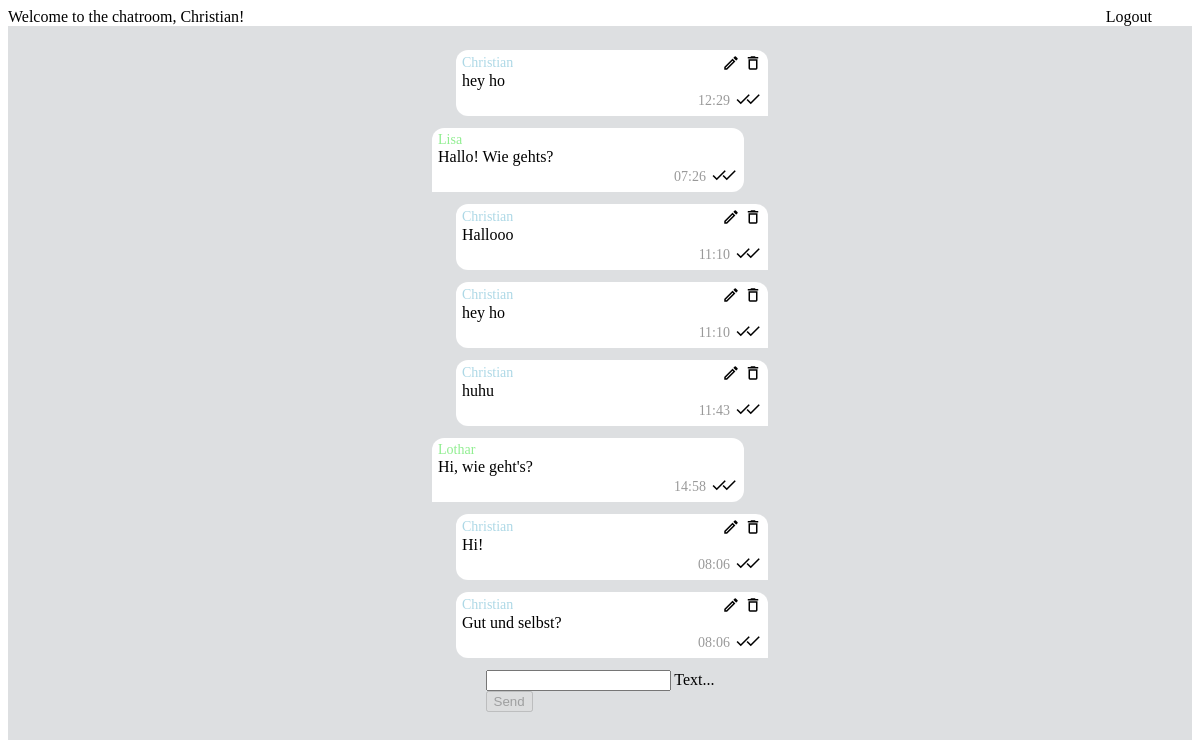
Page /chat/ (signed in) on the earlier database version.
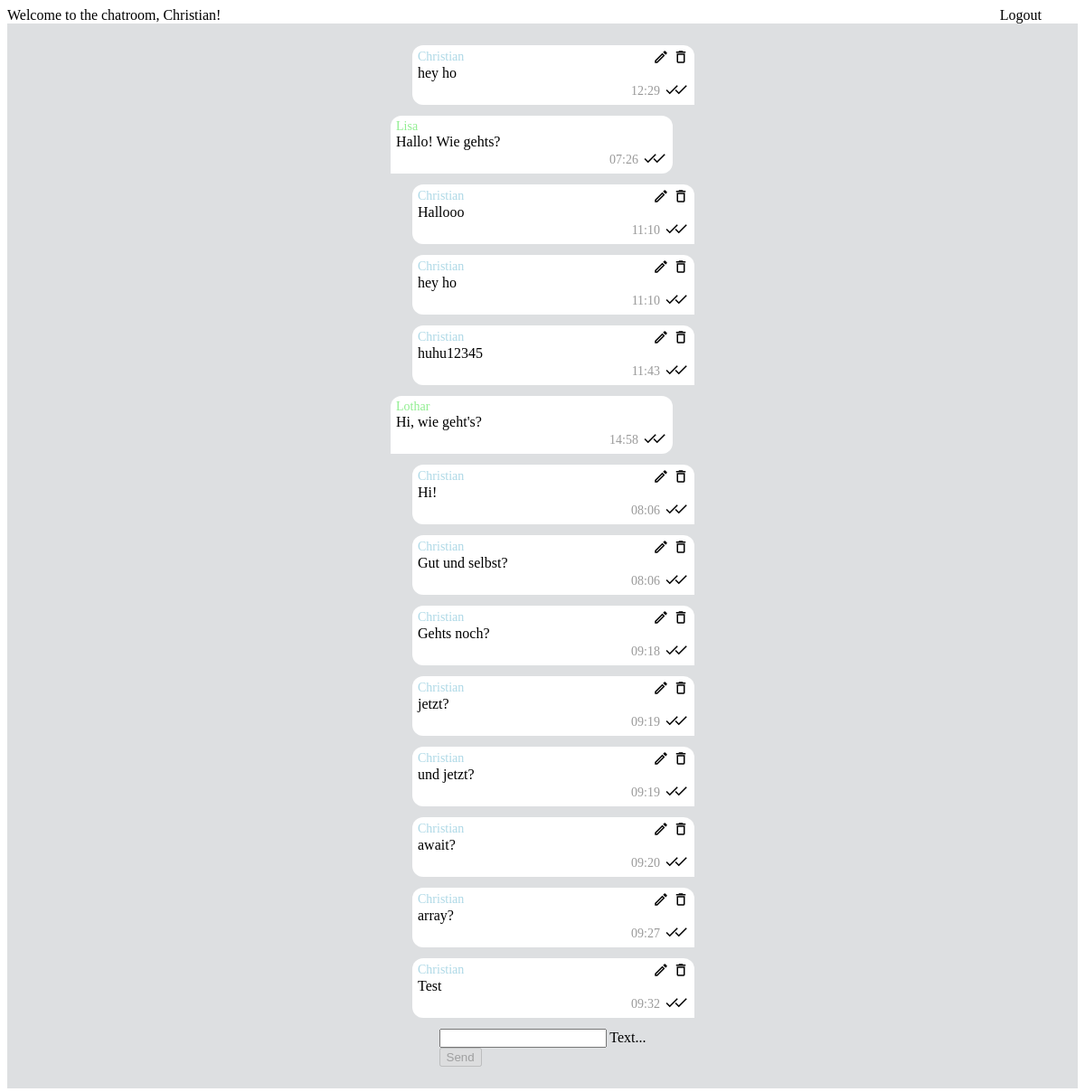
Same page on the later database version.
### chat/models.py (models this page shows)
class Message(models.Model):
    text = models.CharField(max_length=500)
    created_at = models.DateTimeField(default=datetime.now)
    chat = models.ForeignKey(Chat, on_delete=models.CASCADE, related_name='chat_message_set', default=None, blank=True, null=True)
    author = models.ForeignKey(settings.AUTH_USER_MODEL, on_delete=models.CASCADE, related_name='author_message_set')
    receiver = models.ForeignKey(settings.AUTH_USER_MODEL, on_delete=models.CASCADE, related_name='receiver_message_set')

### chat/views.py (the view, shortened to what this page needs)
# urls.py: path('', views.index, name='index'),
@login_required(login_url='/login/')
def index(request):
    chatMessages = Message.objects.filter(chat__id=1)
    return render(request, 'chat/index.html', {'messages': chatMessages})

### chat/templates/chat/index.html (shortened to what this page needs)
{% extends "base.html" %}
{% block content %}
    {% load django_material_icons %}
    {% if request.user.is_authenticated %}
        <div id="messageContainer" class="message-container">
            {% for message in messages %}
                <div class="bubble {% if message.author == request.user %}msg-right{% else %}msg-left{% endif %}"
                     id="bubble-{{ message.id }}">
                    <div class="msg-header">
                        <span class="{% if message.author == request.user %}msg-author{% else %}msg-receiver{% endif %}">{{ message.author.first_name }}</span>
                        {% if message.author == request.user %}
                            <div class="msg-edit">
                                <p class="material-icons-outlined msg-icon"
                                   onclick="editMessage({{ message.id }})">edit</p>
                                <p class="material-icons-outlined msg-icon"
                                   onclick="deleteMessage({{ message.id }})">delete</p>
                            </div>
                        {% endif %}
                    </div>
                    <span class="msg-msg" id="message-{{ message.id }}">{{ message.text }}</span>
                    <div class="msg-bottom">
                        <span class="color-gray msg-time">{{ message.created_at|date:'H:i' }}</span>
                        <div class="msg-bottom-check">
                            <p class="material-icons-outlined msg-icon">check</p>
                            <p class="material-icons-outlined msg-icon">check</p>
                        </div>
                    </div>
                </div>
            {% endfor %}
        </div>
        <form onsubmit="sendMessage(); return false;"
              method="post"
              id="messageInput">
            <div class="mdl-textfield mdl-js-textfield mdl-textfield--floating-label">
                <input class="mdl-textfield__input"
                       type="text"
                       id="messageField"
                       name="textmessage" />
                <label class="mdl-textfield__label" for="messageField">Text...</label>
            </div>
            <button class="mdl-button mdl-js-button mdl-button--raised mdl-js-ripple-effect mdl-button--accent"
                    id="postMessageBtn"
                    disabled>Send</button>
        </form>
    {% endif %}
{% endblock content %}

Differences in the rows shown:
changed Message: text "huhu" → "huhu12345"
added Message: author.first_name "Christian", text "Gehts noch?", created_at "09:18"
added Message: author.first_name "Christian", text "jetzt?", created_at "09:19"
added Message: author.first_name "Christian", text "und jetzt?", created_at "09:19"
added Message: author.first_name "Christian", text "await?", created_at "09:20"
added Message: author.first_name "Christian", text "array?", created_at "09:27"
added Message: author.first_name "Christian", text "Test", created_at "09:32"
